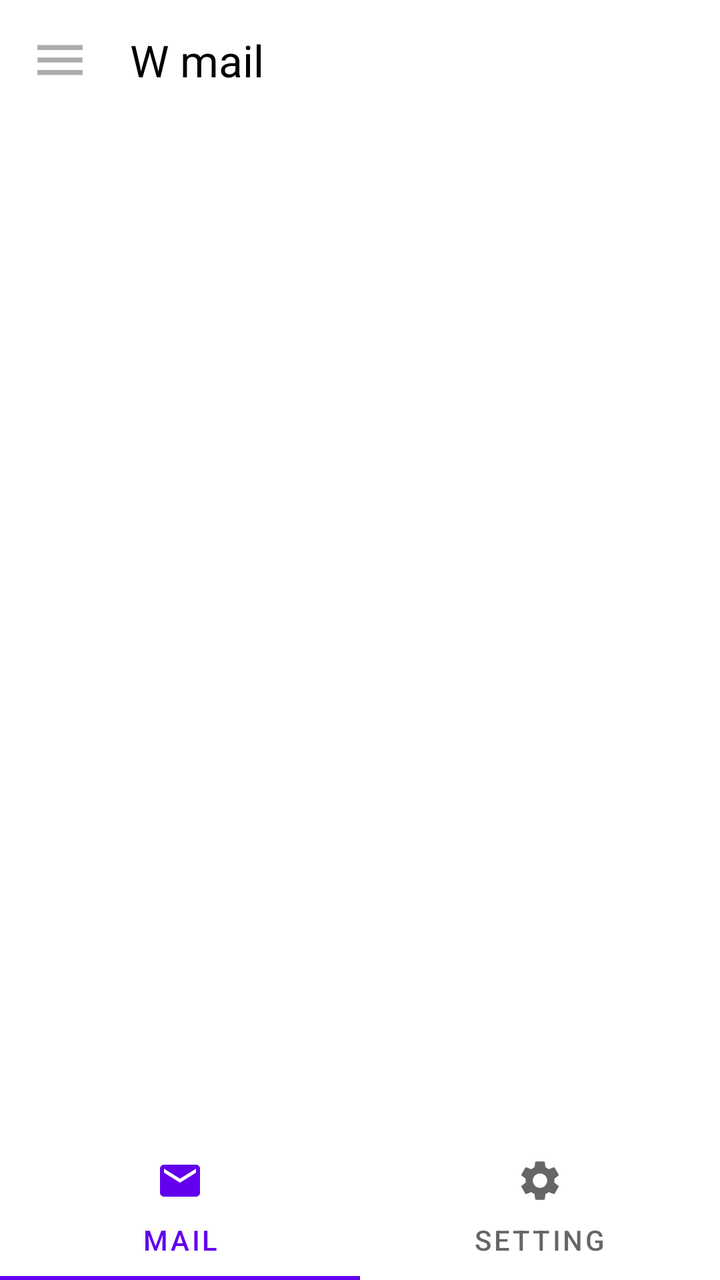
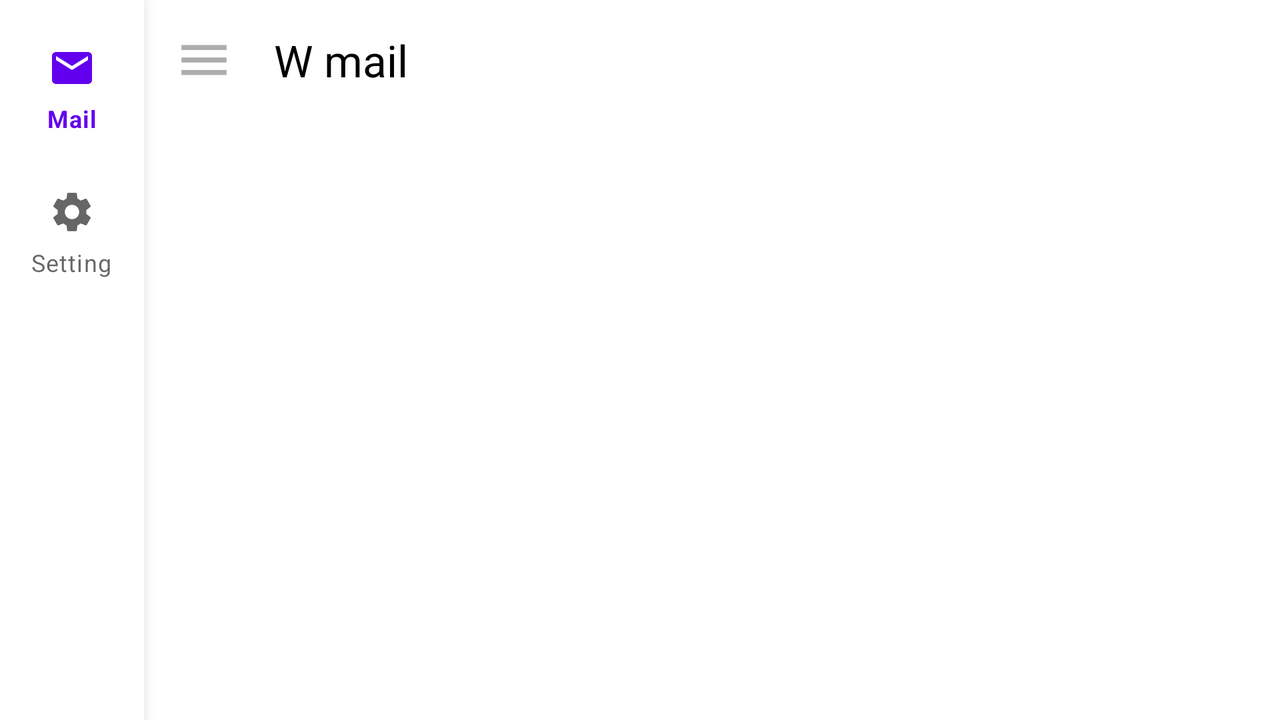

Compare how this app lays out the same screen by default and in its alternative resource folder. The renders come first, then the two layout files and the values they reference.
<!-- AndroidManifest.xml: application theme Theme.WoowaCampMail -->
<!-- res/layout/activity_home.xml -->
<?xml version="1.0" encoding="utf-8"?>
<androidx.drawerlayout.widget.DrawerLayout
    android:id="@+id/drawer"
    xmlns:android="http://schemas.android.com/apk/res/android"
    xmlns:app="http://schemas.android.com/apk/res-auto"
    xmlns:tools="http://schemas.android.com/tools"
    android:layout_width="match_parent"
    android:layout_height="match_parent"
    android:background="?attr/colorOnPrimary">
<androidx.appcompat.widget.LinearLayoutCompat
    android:layout_width="match_parent"
    android:layout_height="match_parent"
    android:orientation="vertical"
    tools:context=".HomeActivity">

    <androidx.appcompat.widget.LinearLayoutCompat
        android:layout_width="match_parent"
        android:layout_height="wrap_content"
        android:padding="15dp"
        android:gravity="center_vertical">
        <ImageView
            android:id="@+id/menu"
            android:layout_width="wrap_content"
            android:layout_height="wrap_content"
            android:layout_marginRight="20dp"
            android:src="@drawable/ic_menu"/>
        <TextView
            android:layout_width="wrap_content"
            android:layout_height="wrap_content"
            android:text="@string/app_name"
            android:textSize="22dp"
            android:textColor="?attr/colorOnSecondary"/>
    </androidx.appcompat.widget.LinearLayoutCompat>

    <androidx.viewpager2.widget.ViewPager2
        android:id="@+id/viewPager"
        android:layout_width="match_parent"
        android:layout_height="0dp"
        android:layout_weight="1"/>

    <com.google.android.material.tabs.TabLayout
        android:id="@+id/tabView"
        android:layout_width="match_parent"
        android:layout_height="wrap_content"
        app:tabMode="fixed"
        app:tabGravity="fill">

        <com.google.android.material.tabs.TabItem
            android:layout_width="wrap_content"
            android:layout_height="wrap_content"
            android:text="@string/mail"
            android:icon="@drawable/ic_mail"/>

        <com.google.android.material.tabs.TabItem
            android:layout_width="wrap_content"
            android:layout_height="wrap_content"
            android:text="@string/setting"
            android:icon="@drawable/ic_settings"/>

    </com.google.android.material.tabs.TabLayout>

</androidx.appcompat.widget.LinearLayoutCompat>

<androidx.constraintlayout.widget.ConstraintLayout
    android:id="@+id/left_drawer"
    android:layout_width="300dp"
    android:layout_height="match_parent"
    android:background="?attr/colorOnPrimary"
    android:layout_gravity="start">

    <TextView
        android:id="@+id/app_name"
        android:layout_width="match_parent"
        android:layout_height="wrap_content"
        android:text="@string/app_name"
        android:textSize="40dp"
        android:textColor="?attr/colorOnSecondary"
        android:padding="20dp"
        app:layout_constraintTop_toTopOf="parent"
        app:layout_constraintBottom_toTopOf="@+id/primary_btn"/>
    <com.google.android.material.button.MaterialButton
        android:id="@+id/primary_btn"
        android:layout_width="match_parent"
        android:layout_height="wrap_content"
        android:text="@string/primary"
        app:icon="@drawable/ic_primary"
        android:layout_marginHorizontal="20dp"
        android:padding="5dp"
        android:backgroundTint="?attr/colorOnPrimary"
        android:textColor="?attr/colorOnSecondary"
        app:iconTint="?attr/colorOnSecondary"
        app:layout_constraintTop_toBottomOf="@+id/app_name"
        app:layout_constraintBottom_toTopOf="@+id/social_btn"/>
    <com.google.android.material.button.MaterialButton
        android:id="@+id/social_btn"
        android:layout_width="match_parent"
        android:layout_height="wrap_content"
        android:text="@string/social"
        app:icon="@drawable/ic_social"
        android:layout_marginHorizontal="20dp"
        android:padding="5dp"
        android:backgroundTint="?attr/colorOnPrimary"
        android:textColor="?attr/colorOnSecondary"
        app:iconTint="?attr/colorOnSecondary"
        app:layout_constraintTop_toBottomOf="@+id/primary_btn"
        app:layout_constraintBottom_toTopOf="@+id/promotion_btn"/>
    <com.google.android.material.button.MaterialButton
        android:id="@+id/promotion_btn"
        android:layout_width="match_parent"
        android:layout_height="wrap_content"
        android:text="@string/promotion"
        app:icon="@drawable/ic_promotion"
        android:layout_marginHorizontal="20dp"
        android:padding="5dp"
        android:backgroundTint="?attr/colorOnPrimary"
        android:textColor="?attr/colorOnSecondary"
        app:iconTint="?attr/colorOnSecondary"
        app:layout_constraintTop_toBottomOf="@+id/social_btn"/>

</androidx.constraintlayout.widget.ConstraintLayout>

</androidx.drawerlayout.widget.DrawerLayout>
<!-- resources referenced by this layout -->
<resources>
  <!-- drawable ic_mail (drawable) -->
  <vector android:height="30dp" android:tint="#ACACAC"
      android:viewportHeight="24" android:viewportWidth="24"
      android:width="30dp" xmlns:android="http://schemas.android.com/apk/res/android">
      <path android:fillColor="@android:color/white" android:pathData="M20,4L4,4c-1.1,0 -1.99,0.9 -1.99,2L2,18c0,1.1 0.9,2 2,2h16c1.1,0 2,-0.9 2,-2L22,6c0,-1.1 -0.9,-2 -2,-2zM20,8l-8,5 -8,-5L4,6l8,5 8,-5v2z"/>
  </vector>
  <!-- drawable ic_menu (drawable) -->
  <vector android:height="30dp" android:tint="#ACACAC"
      android:viewportHeight="24" android:viewportWidth="24"
      android:width="30dp" xmlns:android="http://schemas.android.com/apk/res/android">
      <path android:fillColor="@android:color/white" android:pathData="M3,18h18v-2L3,16v2zM3,13h18v-2L3,11v2zM3,6v2h18L21,6L3,6z"/>
  </vector>
  <!-- drawable ic_primary (drawable) -->
  <vector android:height="24dp" android:tint="#ACACAC"
      android:viewportHeight="24" android:viewportWidth="24"
      android:width="24dp" xmlns:android="http://schemas.android.com/apk/res/android">
      <path android:fillColor="@android:color/white" android:pathData="M12,19m-2,0a2,2 0,1 1,4 0a2,2 0,1 1,-4 0"/>
      <path android:fillColor="@android:color/white" android:pathData="M10,3h4v12h-4z"/>
  </vector>
  <!-- drawable ic_promotion (drawable) -->
  <vector android:height="24dp" android:tint="#ACACAC"
      android:viewportHeight="24" android:viewportWidth="24"
      android:width="24dp" xmlns:android="http://schemas.android.com/apk/res/android">
      <path android:fillColor="@android:color/white" android:pathData="M17.63,5.84C17.27,5.33 16.67,5 16,5L5,5.01C3.9,5.01 3,5.9 3,7v10c0,1.1 0.9,1.99 2,1.99L16,19c0.67,0 1.27,-0.33 1.63,-0.84L22,12l-4.37,-6.16z"/>
  </vector>
  <!-- drawable ic_social (drawable) -->
  <vector android:height="24dp" android:tint="#ACACAC"
      android:viewportHeight="24" android:viewportWidth="24"
      android:width="24dp" xmlns:android="http://schemas.android.com/apk/res/android">
      <path android:fillColor="@android:color/white" android:pathData="M16,11c1.66,0 2.99,-1.34 2.99,-3S17.66,5 16,5c-1.66,0 -3,1.34 -3,3s1.34,3 3,3zM8,11c1.66,0 2.99,-1.34 2.99,-3S9.66,5 8,5C6.34,5 5,6.34 5,8s1.34,3 3,3zM8,13c-2.33,0 -7,1.17 -7,3.5L1,19h14v-2.5c0,-2.33 -4.67,-3.5 -7,-3.5zM16,13c-0.29,0 -0.62,0.02 -0.97,0.05 1.16,0.84 1.97,1.97 1.97,3.45L17,19h6v-2.5c0,-2.33 -4.67,-3.5 -7,-3.5z"/>
  </vector>
  <string name="app_name">W mail</string>
  <string name="mail">Mail</string>
  <string name="primary">Primary</string>
  <string name="promotion">Promotion</string>
  <string name="setting">Setting</string>
  <string name="social">Social</string>
  <style name="Theme.WoowaCampMail" parent="Theme.MaterialComponents.DayNight.DarkActionBar">
          
          <item name="colorPrimary">@color/purple_500</item>
          <item name="colorPrimaryVariant">@color/purple_700</item>
          <item name="colorOnPrimary">@color/white</item>
          
          <item name="colorSecondary">@color/teal_200</item>
          <item name="colorSecondaryVariant">@color/teal_700</item>
          <item name="colorOnSecondary">@color/black</item>
          
          <item name="android:statusBarColor" tools:targetApi="l">?attr/colorPrimaryVariant</item>
          
          <item name="windowActionBar">false</item>
          <item name="windowNoTitle">true</item>
      </style>
  <color name="purple_500">#FF6200EE</color>
  <color name="purple_700">#FF3700B3</color>
  <color name="white">#FFFFFFFF</color>
  <color name="teal_200">#FF03DAC5</color>
  <color name="teal_700">#FF018786</color>
  <color name="black">#FF000000</color>
  <!-- some entries are left out for length -->
</resources>
<!-- res/layout-w600dp/activity_home.xml (the repository's variant of the layout above) -->
<!-- drawn on the phone turned sideways -->
<?xml version="1.0" encoding="utf-8"?>
<androidx.drawerlayout.widget.DrawerLayout
    android:id="@+id/drawer"
    xmlns:android="http://schemas.android.com/apk/res/android"
    xmlns:app="http://schemas.android.com/apk/res-auto"
    xmlns:tools="http://schemas.android.com/tools"
    android:layout_width="match_parent"
    android:layout_height="match_parent"
    android:background="?attr/colorOnPrimary">
<androidx.constraintlayout.widget.ConstraintLayout
    android:layout_width="match_parent"
    android:layout_height="match_parent"
    android:orientation="vertical"
    tools:context=".HomeActivity">

    <com.google.android.material.navigationrail.NavigationRailView
        android:id="@+id/railView"
        android:layout_width="wrap_content"
        android:layout_height="match_parent"
        app:menu="@menu/rail_menu"
        app:layout_constraintTop_toTopOf="parent"
        app:layout_constraintStart_toStartOf="parent"
        app:layout_constraintEnd_toStartOf="@+id/appbar"/>

    <androidx.appcompat.widget.LinearLayoutCompat
        android:id="@+id/appbar"
        android:layout_width="0dp"
        android:layout_height="wrap_content"
        android:padding="15dp"
        android:gravity="center_vertical"
        app:layout_constraintTop_toTopOf="parent"
        app:layout_constraintStart_toEndOf="@+id/railView"
        app:layout_constraintEnd_toEndOf="parent">
        <ImageView
            android:id="@+id/menu"
            android:layout_width="wrap_content"
            android:layout_height="wrap_content"
            android:layout_marginRight="20dp"
            android:src="@drawable/ic_menu"/>
        <TextView
            android:layout_width="wrap_content"
            android:layout_height="wrap_content"
            android:text="@string/app_name"
            android:textSize="22dp"
            android:textColor="?attr/colorOnSecondary"/>
    </androidx.appcompat.widget.LinearLayoutCompat>

    <FrameLayout
        android:id="@+id/viewPager"
        android:layout_width="0dp"
        android:layout_height="0dp"
        app:layout_constraintTop_toBottomOf="@+id/appbar"
        app:layout_constraintBottom_toBottomOf="parent"
        app:layout_constraintStart_toEndOf="@+id/railView"
        app:layout_constraintEnd_toEndOf="parent"/>

</androidx.constraintlayout.widget.ConstraintLayout>

<androidx.constraintlayout.widget.ConstraintLayout
    android:id="@+id/left_drawer"
    android:layout_width="300dp"
    android:layout_height="match_parent"
    android:background="?attr/colorOnPrimary"
    android:layout_gravity="start">

    <TextView
        android:id="@+id/app_name"
        android:layout_width="match_parent"
        android:layout_height="wrap_content"
        android:text="@string/app_name"
        android:textSize="40dp"
        android:textColor="?attr/colorOnSecondary"
        android:padding="20dp"
        app:layout_constraintTop_toTopOf="parent"
        app:layout_constraintBottom_toTopOf="@+id/primary_btn"/>
    <com.google.android.material.button.MaterialButton
        android:id="@+id/primary_btn"
        android:layout_width="match_parent"
        android:layout_height="wrap_content"
        android:text="@string/primary"
        app:icon="@drawable/ic_primary"
        android:layout_marginHorizontal="20dp"
        android:padding="5dp"
        android:backgroundTint="?attr/colorOnPrimary"
        android:textColor="?attr/colorOnSecondary"
        app:iconTint="?attr/colorOnSecondary"
        app:layout_constraintTop_toBottomOf="@+id/app_name"
        app:layout_constraintBottom_toTopOf="@+id/social_btn"/>
    <com.google.android.material.button.MaterialButton
        android:id="@+id/social_btn"
        android:layout_width="match_parent"
        android:layout_height="wrap_content"
        android:text="@string/social"
        app:icon="@drawable/ic_social"
        android:layout_marginHorizontal="20dp"
        android:padding="5dp"
        android:backgroundTint="?attr/colorOnPrimary"
        android:textColor="?attr/colorOnSecondary"
        app:iconTint="?attr/colorOnSecondary"
        app:layout_constraintTop_toBottomOf="@+id/primary_btn"
        app:layout_constraintBottom_toTopOf="@+id/promotion_btn"/>
    <com.google.android.material.button.MaterialButton
        android:id="@+id/promotion_btn"
        android:layout_width="match_parent"
        android:layout_height="wrap_content"
        android:text="@string/promotion"
        app:icon="@drawable/ic_promotion"
        android:layout_marginHorizontal="20dp"
        android:padding="5dp"
        android:backgroundTint="?attr/colorOnPrimary"
        android:textColor="?attr/colorOnSecondary"
        app:iconTint="?attr/colorOnSecondary"
        app:layout_constraintTop_toBottomOf="@+id/social_btn"/>

</androidx.constraintlayout.widget.ConstraintLayout>

</androidx.drawerlayout.widget.DrawerLayout>
<!-- resources referenced by the variant -->
<!-- as the phone turned sideways resolves them -->
<resources>
  <!-- drawable ic_menu (drawable) -->
  <vector android:height="30dp" android:tint="#ACACAC"
      android:viewportHeight="24" android:viewportWidth="24"
      android:width="30dp" xmlns:android="http://schemas.android.com/apk/res/android">
      <path android:fillColor="@android:color/white" android:pathData="M3,18h18v-2L3,16v2zM3,13h18v-2L3,11v2zM3,6v2h18L21,6L3,6z"/>
  </vector>
  <!-- drawable ic_primary (drawable) -->
  <vector android:height="24dp" android:tint="#ACACAC"
      android:viewportHeight="24" android:viewportWidth="24"
      android:width="24dp" xmlns:android="http://schemas.android.com/apk/res/android">
      <path android:fillColor="@android:color/white" android:pathData="M12,19m-2,0a2,2 0,1 1,4 0a2,2 0,1 1,-4 0"/>
      <path android:fillColor="@android:color/white" android:pathData="M10,3h4v12h-4z"/>
  </vector>
  <!-- drawable ic_promotion (drawable) -->
  <vector android:height="24dp" android:tint="#ACACAC"
      android:viewportHeight="24" android:viewportWidth="24"
      android:width="24dp" xmlns:android="http://schemas.android.com/apk/res/android">
      <path android:fillColor="@android:color/white" android:pathData="M17.63,5.84C17.27,5.33 16.67,5 16,5L5,5.01C3.9,5.01 3,5.9 3,7v10c0,1.1 0.9,1.99 2,1.99L16,19c0.67,0 1.27,-0.33 1.63,-0.84L22,12l-4.37,-6.16z"/>
  </vector>
  <!-- drawable ic_social (drawable) -->
  <vector android:height="24dp" android:tint="#ACACAC"
      android:viewportHeight="24" android:viewportWidth="24"
      android:width="24dp" xmlns:android="http://schemas.android.com/apk/res/android">
      <path android:fillColor="@android:color/white" android:pathData="M16,11c1.66,0 2.99,-1.34 2.99,-3S17.66,5 16,5c-1.66,0 -3,1.34 -3,3s1.34,3 3,3zM8,11c1.66,0 2.99,-1.34 2.99,-3S9.66,5 8,5C6.34,5 5,6.34 5,8s1.34,3 3,3zM8,13c-2.33,0 -7,1.17 -7,3.5L1,19h14v-2.5c0,-2.33 -4.67,-3.5 -7,-3.5zM16,13c-0.29,0 -0.62,0.02 -0.97,0.05 1.16,0.84 1.97,1.97 1.97,3.45L17,19h6v-2.5c0,-2.33 -4.67,-3.5 -7,-3.5z"/>
  </vector>
  <string name="app_name">W mail</string>
  <string name="primary">Primary</string>
  <string name="promotion">Promotion</string>
  <string name="social">Social</string>
  <style name="Theme.WoowaCampMail" parent="Theme.MaterialComponents.DayNight.DarkActionBar">
          
          <item name="colorPrimary">@color/purple_500</item>
          <item name="colorPrimaryVariant">@color/purple_700</item>
          <item name="colorOnPrimary">@color/white</item>
          
          <item name="colorSecondary">@color/teal_200</item>
          <item name="colorSecondaryVariant">@color/teal_700</item>
          <item name="colorOnSecondary">@color/black</item>
          
          <item name="android:statusBarColor" tools:targetApi="l">?attr/colorPrimaryVariant</item>
          
          <item name="windowActionBar">false</item>
          <item name="windowNoTitle">true</item>
      </style>
  <color name="purple_500">#FF6200EE</color>
  <color name="purple_700">#FF3700B3</color>
  <color name="white">#FFFFFFFF</color>
  <color name="teal_200">#FF03DAC5</color>
  <color name="teal_700">#FF018786</color>
  <color name="black">#FF000000</color>
</resources>
